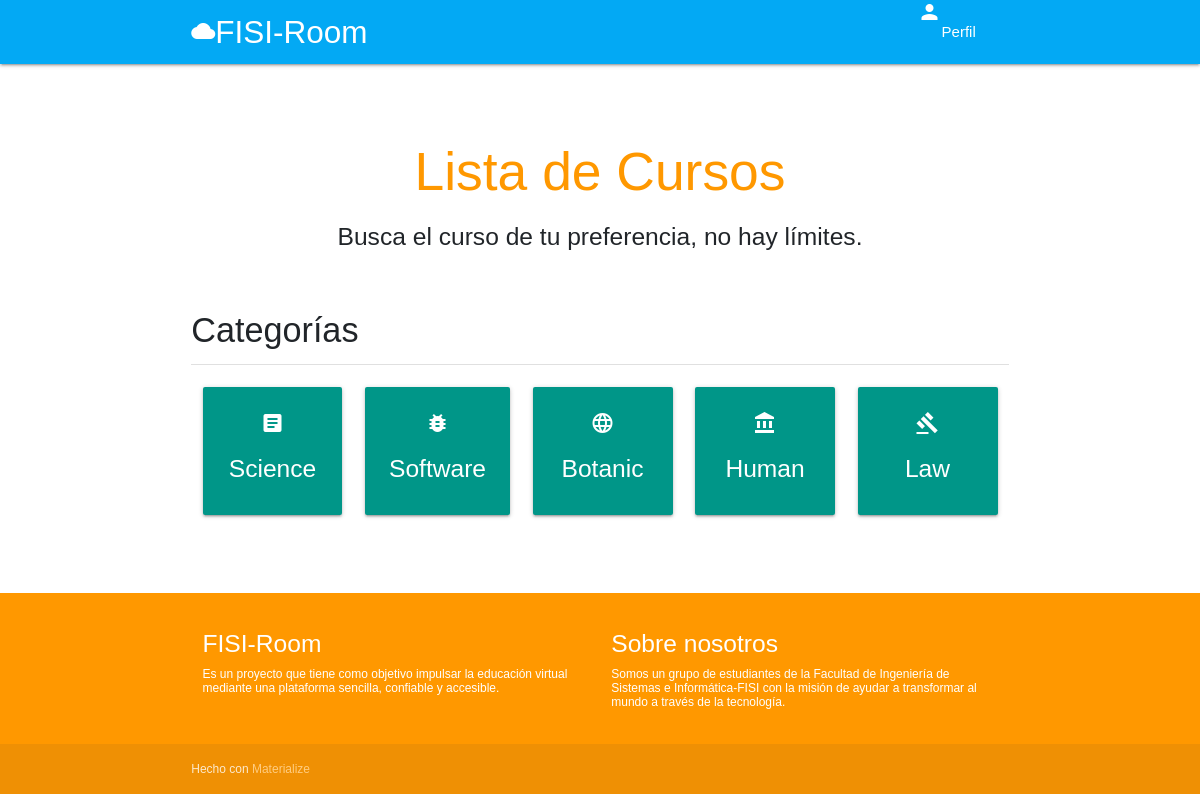
/course/categories/, run on the app's committed database.
### classroom/models.py (models this page shows, shortened)
class Category(models.Model):
    title = models.CharField(max_length=100, verbose_name='Title')
    icon = models.CharField(max_length=100, verbose_name='Icon', default='article')
    slug = models.SlugField(unique=True)

### classroom/views.py (the view)
# urls.py: path('categories/', categories, name='categories'),
def categories(request):
    categories = Category.objects.all()
    context = {
        'categories': categories
    }
    return render(request, 'classroom/categories.html', context)

### authy/views.py (called while the page is built)
def side_nav_info(request):
	user = request.user
	nav_profile = None
	if user.is_authenticated:
		nav_profile = Profile.objects.get(user=user)
	return {'nav_profile': nav_profile}

### frontend/templates/classroom/categories.html
{% extends 'base.html' %}
{% load static %}
{% block banner %}
<div class="section no-pad-bot" id="index-banner">
	<div class="container">
		<br><br>
		<h2 class="header orange-text center">Lista de Cursos</h2>
		<h5 class="header col s12 light center"> Busca el curso de tu preferencia, no hay límites.</h5>
	</div>
</div>
{% endblock %}
{% block content %}
<div class="section">
	<h4>Categorías</h4>
	<div class="divider"></div>
</div>
<div class="row">
{% for category in categories %}
    <div class="col s12 m4">
      <a href="{% url 'category-courses' category.slug %}">
      <div class="card-panel teal center-align white-text">
        <em class="material-icons large">{{ category.icon }}</em>
        <h5><strong>{{ category.title }}</strong></h5>
      </div>
      </a>
    </div>
{% endfor %}
</div>
{% endblock %}

### frontend/static/css/style.css (style rules this page uses)
body { font: 12px Arial, Helvetica, sans-serif; }

### data on the page
Category: title "Science"
Category: title "Software"
Category: title "Botanic"
Category: title "Human"
Category: title "Law"
